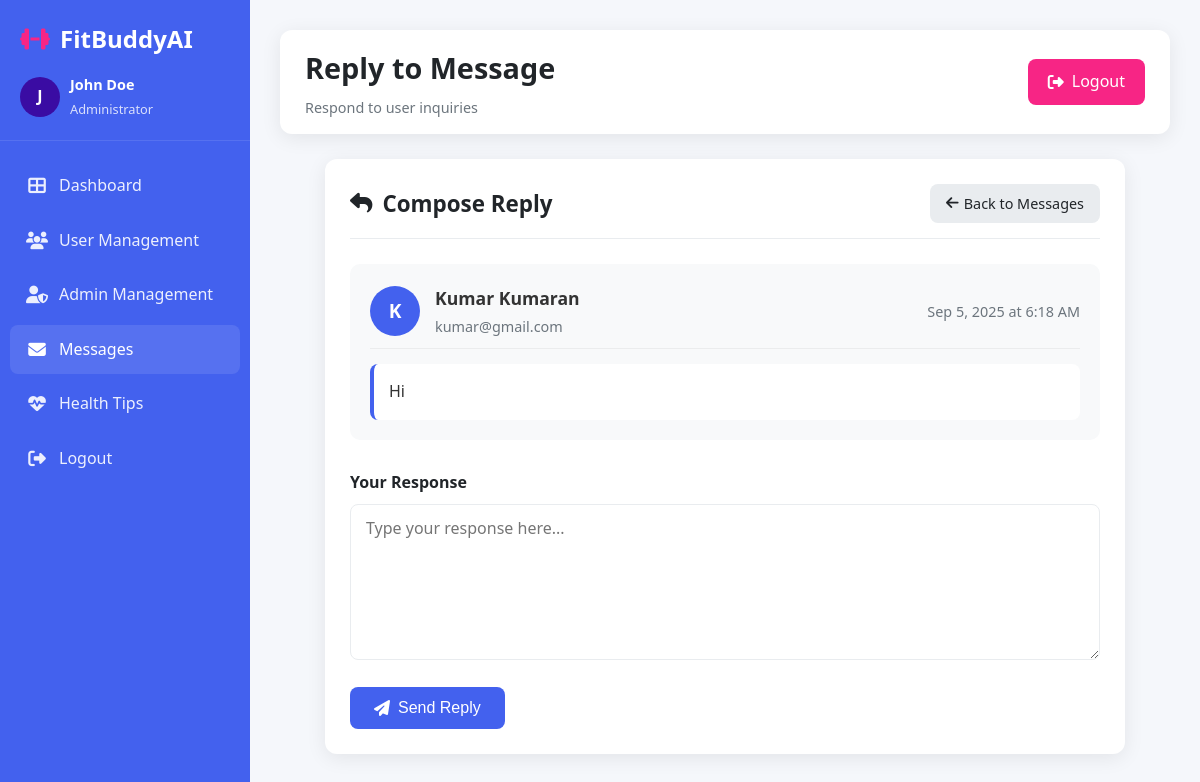
/reply_message.php?message_id=5 (signed in), run on the app's committed database.
### tables this page shows
CREATE TABLE `replay` (
  `message_id` int(11) NOT NULL,
  `user_id` int(11) NOT NULL,
  `message` text NOT NULL,
  `replay` text DEFAULT 'waiting for reply',
  `admin_id` int(11) DEFAULT NULL,
  `created_at` timestamp NOT NULL DEFAULT current_timestamp(),
  `updated_at` timestamp NOT NULL DEFAULT current_timestamp() ON UPDATE current_timestamp()
);

CREATE TABLE `users` (
  `user_id` int(11) NOT NULL,
  `first_name` varchar(50) NOT NULL,
  `last_name` varchar(50) NOT NULL,
  `email` varchar(100) NOT NULL,
  `password` varchar(255) NOT NULL,
  `phone_number` varchar(15) DEFAULT NULL,
  `gender` varchar(10) DEFAULT NULL,
  `date_of_birth` date DEFAULT NULL,
  `age` int(11) DEFAULT NULL,
  `weight_kg` float DEFAULT NULL,
  `height_cm` float DEFAULT NULL,
  `activity_level` varchar(90) DEFAULT NULL,
  `dietary_pref` varchar(20) DEFAULT NULL,
  `fitness_goal` varchar(50) DEFAULT NULL,
  `disease` varchar(255) DEFAULT NULL,
  `allergy` varchar(255) DEFAULT NULL,
  `location` varchar(255) DEFAULT NULL,
  `bmi` float DEFAULT NULL,
  `bmr` float DEFAULT NULL,
  `calories_per_kg` float DEFAULT NULL,
  `created_at` timestamp NOT NULL DEFAULT current_timestamp(),
  `updated_at` timestamp NOT NULL DEFAULT current_timestamp() ON UPDATE current_timestamp(),
  `status` varchar(20) DEFAULT 'Active',
  `profile_picture` varchar(255) DEFAULT NULL,
  `sugar_value` double DEFAULT NULL,
  `sugar_label` enum('Very Low','Low','Little Low','Normal','Little High','High','Very High') DEFAULT NULL,
  `cholostrol_value` double DEFAULT NULL,
  `cholostrol_label` enum('Very Low','Low','Little Low','Normal','Little High','High','Very High') DEFAULT NULL,
  `systolic_pressure` int(11) DEFAULT NULL,
  `diastolic_pressure` int(11) DEFAULT NULL,
  `pressure_label` enum('Very Low','Low','Little Low','Normal','Little High','High','Very High') DEFAULT NULL
);

### reply_message.php (the view, shortened to what this page needs)
<?php
require 'db.php';
$admin_id = $_SESSION['admin_id'];
$message_id = intval($_GET['message_id']);
$stmt = $conn->prepare("
    SELECT r.*, u.first_name, u.last_name, u.email
    FROM replay r
    JOIN users u ON r.user_id = u.user_id
    WHERE r.message_id = ?
");
$stmt->bind_param("i", $message_id);
$stmt->execute();
$message = $stmt->get_result()->fetch_assoc();
$stmt = $conn->prepare("SELECT * FROM admins WHERE admin_id = ?");
$stmt->bind_param("i", $admin_id);
$stmt->execute();
$admin = $stmt->get_result()->fetch_assoc();
?>
<!DOCTYPE html>
<html lang="en">
<head>
    <link rel="stylesheet" href="https://cdnjs.cloudflare.com/ajax/libs/font-awesome/6.4.0/css/all.min.css">
</head>
<body>
    <div class="dashboard-container">
        <aside class="sidebar">
            <div class="sidebar-header">
                <h2><i class="fas fa-dumbbell"></i> <span>FitBuddyAI</span></h2>
                <div class="admin-profile">
                    <div class="admin-avatar">
                        <?php echo strtoupper(substr($admin['full_name'], 0, 1)); ?>
                    </div>
                    <div class="admin-info">
                        <h4><?php echo htmlspecialchars($admin['full_name']); ?></h4>
                        <p>Administrator</p>
                    </div>
                </div>
            </div>
            <ul class="nav-menu">
                <li class="nav-item">
                    <a href="admin_dashboard.php" class="nav-link">
                        <i class="fas fa-th-large"></i>
                        <span>Dashboard</span>
                    </a>
                </li>
                <li class="nav-item">
                    <a href="admin_dashboard.php#users" class="nav-link">
                        <i class="fas fa-users"></i>
                        <span>User Management</span>
                    </a>
                </li>
                <li class="nav-item">
                    <a href="admin_dashboard.php#admins" class="nav-link">
                        <i class="fas fa-user-shield"></i>
                        <span>Admin Management</span>
                    </a>
                </li>
                <li class="nav-item">
                    <a href="admin_dashboard.php#messages" class="nav-link active">
                        <i class="fas fa-envelope"></i>
                        <span>Messages</span>
                    </a>
                </li>
                <li class="nav-item">
                    <a href="admin_dashboard.php#health-tips" class="nav-link">
                        <i class="fas fa-heartbeat"></i>
                        <span>Health Tips</span>
                    </a>
                </li>
                <li class="nav-item">
                    <a href="admin_logout.php" class="nav-link">
                        <i class="fas fa-sign-out-alt"></i>
                        <span>Logout</span>
                    </a>
                </li>
            </ul>
        </aside>
        <main class="main-content">
            <div class="header">
                <div class="page-title">
                    <h1>Reply to Message</h1>
                    <p>Respond to user inquiries</p>
                </div>
                <a href="admin_logout.php" class="logout-btn">
                    <i class="fas fa-sign-out-alt"></i> Logout
                </a>
            </div>
            <div class="reply-section">
                <div class="section-header">
                    <h2 class="section-title"><i class="fas fa-reply"></i> Compose Reply</h2>
                    <a href="admin_dashboard.php#messages" class="back-btn">
                        <i class="fas fa-arrow-left"></i> Back to Messages
                    </a>
                </div>
                <div class="message-card">
                    <div class="message-header">
                        <div class="user-info">
                            <div class="user-avatar">
                                <?php echo strtoupper(substr($message['first_name'], 0, 1)); ?>
                            </div>
                            <div class="user-details">
                                <h3><?php echo htmlspecialchars($message['first_name'] . ' ' . $message['last_name']); ?></h3>
                                <p><?php echo htmlspecialchars($message['email']); ?></p>
                            </div>
                        </div>
                        <div class="message-date">
                            <?php echo date('M j, Y \a\t g:i A', strtotime($message['created_at'])); ?>
                        </div>
                    </div>
                    <div class="message-content">
                        <p><?php echo htmlspecialchars($message['message']); ?></p>
                    </div>
                </div>
                <form method="POST" class="reply-form">
                    <div class="form-group">
                        <label for="reply">Your Response</label>
                        <textarea
                            name="reply"
                            id="reply"
                            class="form-control"
                            rows="6"
                            placeholder="Type your response here..."
                            required
                        ><?php echo ($message['replay'] !== 'waiting for reply') ? htmlspecialchars($message['replay']) : ''; ?></textarea>
                    </div>
                    <button type="submit" class="btn btn-primary">
                        <i class="fas fa-paper-plane"></i> Send Reply
                    </button>
                </form>
            </div>
        </main>
    </div>
</body>
</html>

### data on the page
replay: user.first_name "K", user.last_name "Kumar Kumaran", user.email "kumar@gmail.com", created_at "Sep 5, 2025 at 6:18 AM", message "Hi"

### other printed values
substr($admin['full_name'], 0, 1) "J"
$admin['full_name'] "John Doe"
